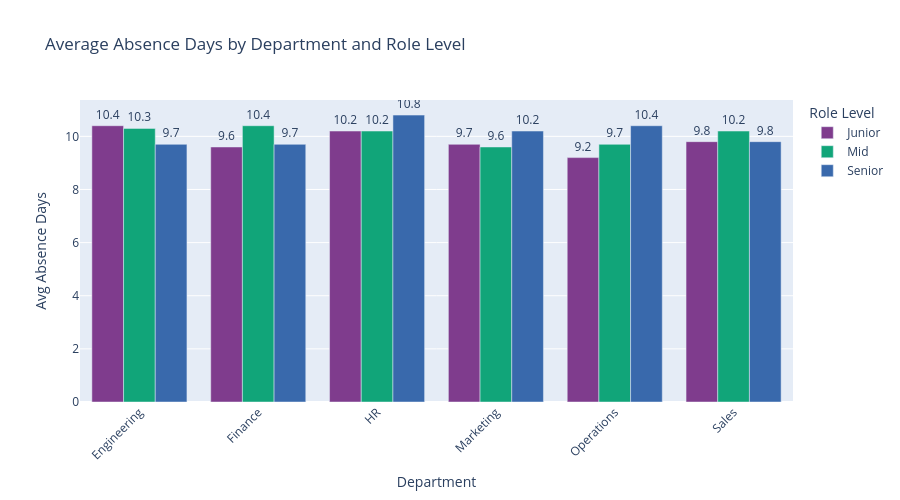

The notebook cell saved with this chart:
### Markdown cell above
## ⏱️ Workload Analysis: Hours & Projects by Department and Role Level

### 🔍 Key Observations

**Average Weekly Hours:**
- All groups work between **48.6 – 51.7 hours/week** — well above a
  standard 40-hour workweek across the entire organization.
- **Operations Junior (51.7h)** and **Sales Junior (51.2h)** carry the
  heaviest hour load, suggesting entry-level employees in these
  departments are overworked.
- **HR Senior (48.6h)** has the lightest workload among all groups.
- Differences between role levels within the same department are
  **minimal (< 3h)**, meaning seniority does NOT reduce working hours.

**Average Projects Handled:**
- Project load is also remarkably uniform, ranging from **4.1 – 5.0
  projects** per employee across all groups.
- **Engineering Senior (5.0)** handles the most projects on average.
- **Operations Junior (4.1)** handles the fewest — yet still logs the
  most weekly hours, hinting at inefficiency or non-project tasks.

### 💡 Combined Insight
> Despite working **~50 hours/week**, employees across all departments
> and role levels handle a similar project volume (~4–5 projects).
> This uniform distribution is typical of a **synthetic dataset** and
> limits the ability to detect real burnout or overload patterns.
> However, the consistently high hours across seniority levels is a
> strong candidate feature for **attrition prediction**.

### Code cell
# Average absence days grouped by department and role level
avg_absences = data.groupby(['department', 'role_level'])['absences_days'].mean().round(1).reset_index()

fig = px.bar(
    avg_absences,
    x='department',
    y='absences_days',
    color='role_level',
    barmode='group',
    text='absences_days',
    title='Average Absence Days by Department and Role Level',
    labels={
        'absences_days': 'Avg Absence Days',
        'department': 'Department',
        'role_level': 'Role Level'
    },
    color_discrete_sequence=px.colors.qualitative.Bold
)

# Place text labels outside bars
fig.update_traces(textposition='outside')
fig.update_layout(height=500, xaxis_tickangle=-45)
fig.show()

### Figure 1 — Plotly figure (JSON) as saved in the notebook; plotly's stock layout.template omitted (floating-point values rounded to 4 significant figures)
{"data": [{"alignmentgroup": "True", "hovertemplate": "Role Level=Junior<br>Department=%{x}<br>Avg Absence Days=%{text}<extra></extra>", "legendgroup": "Junior", "marker": {"color": "rgb(127, 60, 141)", "pattern": {"shape": ""}}, "name": "Junior", "offsetgroup": "Junior", "orientation": "v", "showlegend": true, "text": [10.4, 9.6, 10.2, 9.7, 9.2, 9.8], "textposition": "outside", "type": "bar", "x": ["Engineering", "Finance", "HR", "Marketing", "Operations", "Sales"], "xaxis": "x", "y": [10.4, 9.6, 10.2, 9.7, 9.2, 9.8], "yaxis": "y"}, {"alignmentgroup": "True", "hovertemplate": "Role Level=Mid<br>Department=%{x}<br>Avg Absence Days=%{text}<extra></extra>", "legendgroup": "Mid", "marker": {"color": "rgb(17, 165, 121)", "pattern": {"shape": ""}}, "name": "Mid", "offsetgroup": "Mid", "orientation": "v", "showlegend": true, "text": [10.3, 10.4, 10.2, 9.6, 9.7, 10.2], "textposition": "outside", "type": "bar", "x": ["Engineering", "Finance", "HR", "Marketing", "Operations", "Sales"], "xaxis": "x", "y": [10.3, 10.4, 10.2, 9.6, 9.7, 10.2], "yaxis": "y"}, {"alignmentgroup": "True", "hovertemplate": "Role Level=Senior<br>Department=%{x}<br>Avg Absence Days=%{text}<extra></extra>", "legendgroup": "Senior", "marker": {"color": "rgb(57, 105, 172)", "pattern": {"shape": ""}}, "name": "Senior", "offsetgroup": "Senior", "orientation": "v", "showlegend": true, "text": [9.7, 9.7, 10.8, 10.2, 10.4, 9.8], "textposition": "outside", "type": "bar", "x": ["Engineering", "Finance", "HR", "Marketing", "Operations", "Sales"], "xaxis": "x", "y": [9.7, 9.7, 10.8, 10.2, 10.4, 9.8], "yaxis": "y"}], "layout": {"barmode": "group", "height": 500, "legend": {"title": {"text": "Role Level"}, "tracegroupgap": 0}, "title": {"text": "Average Absence Days by Department and Role Level"}, "xaxis": {"anchor": "y", "domain": [0, 1], "tickangle": -45, "title": {"text": "Department"}}, "yaxis": {"anchor": "x", "domain": [0, 1], "title": {"text": "Avg Absence Days"}}}}
